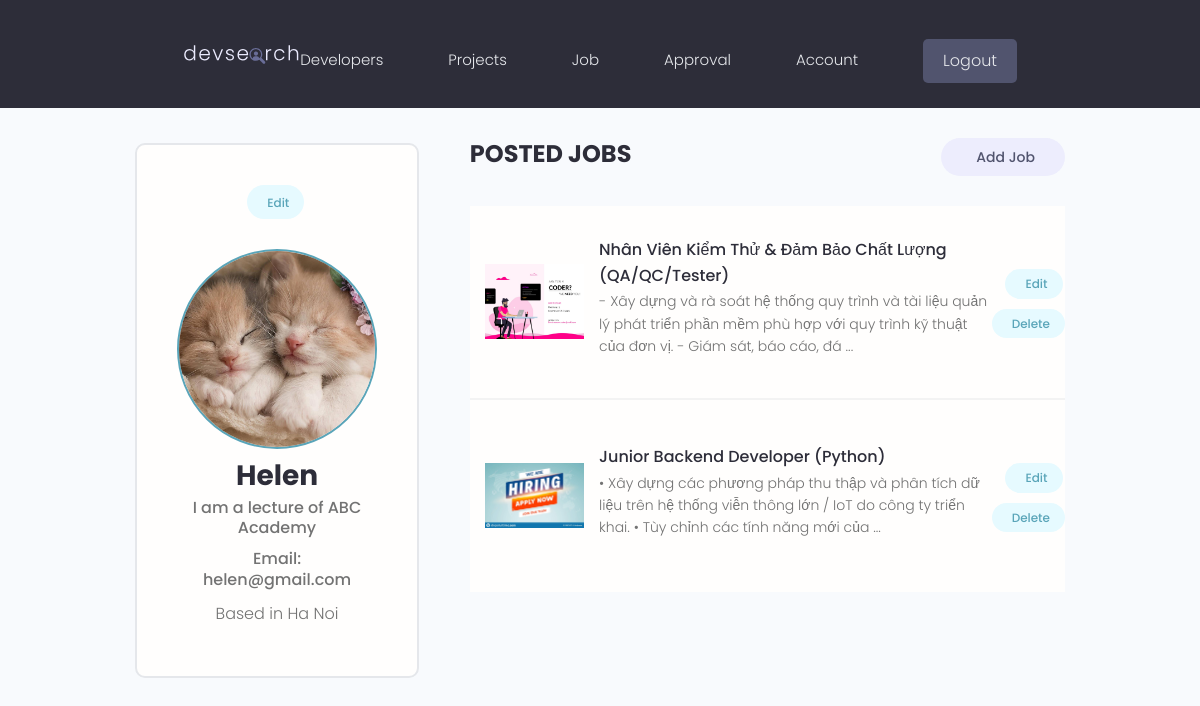
The app's page /jobs/l_profile/ (signed in) with its own data.
### users/models.py (models this page shows, shortened)
class Lecture(models.Model):
    user = models.OneToOneField(
        User, on_delete=models.CASCADE, primary_key=True)
    email = models.EmailField(max_length=255, blank=True, null=True)
    username = models.CharField(max_length=255, blank=True, null=True)
    location = models.CharField(max_length=200, blank=True, null=True)
    short_intro = models.CharField(max_length=200, blank=True, null=True)
    profile_image = models.ImageField(
        null=True, blank=True, upload_to='profiles/', default="profiles/user-default.png")
    created = models.DateTimeField(auto_now_add=True)
    id = models.UUIDField(default=uuid.uuid4, editable=False, unique=True)

class User(AbstractUser):
    is_student = models.BooleanField(default=False)
    is_lecture = models.BooleanField(default=False)
    first_name = models.CharField(max_length=255)
    last_name = models.CharField(max_length=255)

### jobs/models.py (models this page shows, shortened)
class JobPost(models.Model):
    title = models.CharField(max_length=255)
    job_image = models.ImageField(
        null=True, blank=True, upload_to='jobs/', default="profiles/user-default.png")
    author = models.ForeignKey(
        Lecture, null=True, blank=True, on_delete=models.CASCADE)
    company_name = models.CharField(max_length=255, null=True, blank=True)
    company_location = models.CharField(max_length=255, null=True, blank=True)
    company_phone = models.CharField(max_length=255, null=True, blank=True)
    company_email = models.CharField(max_length=255, null=True, blank=True)
    jobs_desc = models.TextField(max_length=10000, null=True, blank=True)
    jobs_tags = models.ManyToManyField(
        'Need', blank=True, related_name='needs')
    jobs_required = models.IntegerField(null=True, blank=True, default=1)
    updated = models.DateTimeField(auto_now=True, auto_now_add=False)
    timestamp = models.DateTimeField(auto_now=False, auto_now_add=True)
    archived = models.BooleanField(default=False, editable=True)
    id = models.UUIDField(default=uuid.uuid4, unique=True,
                          primary_key=True, editable=False)
    class Meta:
        ordering = ["-timestamp", "-updated"]

### jobs/views.py (the view)
# urls.py: path('l_profile/', views.lectureProfile, name='l_profile'),
@login_required(login_url='login')
def lectureProfile(request):
    l_profile = Lecture.objects.get(user=request.user)
    post = l_profile.jobpost_set.all()
    context = {'l_profile': l_profile, 'jobs': post}
    return render(request, 'jobs/lectureprofile.html', context)

### jobs/templates/jobs/lectureprofile.html (shortened to what this page needs)
{% extends 'main.html' %}
{% block content %}
<main class="settingsPage profile my-md">
    <div class="container">
      <div class="layout">
        <div class="column column--1of3">
          <div class="card text-center">
            <div class="card__body dev">
              <a class="tag tag--pill tag--main settings__btn" href="{% url 'editLProfile' %}"> Edit</a>
              <img class="avatar avatar--xl dev__avatar" src="{{l_profile.profile_image.url}}" alt="Profile Image"/>
              <h2 class="dev__name">{{l_profile.user}}</h2>
              <p class="dev__title">{{l_profile.short_intro}}</p>
              <p class="dev__title">Email: {{l_profile.email}}</p>
              <p class="dev__location">Based in {{l_profile.location}}</p>
            </div>
          </div>
        </div>
        <div class="column column--2of3">
          <div class="settings">
            <h3 class="settings__title">Posted Jobs</h3>
            <a class="tag tag--pill tag--sub settings__btn tag--lg" href="{% url 'addjob' %}"> Add Job</a>
          </div>
          <table class="settings__table">
            {% if jobs %}
            {% for post in jobs %}
            <tr>
              <td class="settings__thumbnail">
                <a href="{% url 'job' post.id%}"><img src="{{post.job_image.url}}" alt="Jobs Thumbnail" /></a>
              </td>
              <td class="settings__tableInfo">
                <a href="{% url 'job' post.id%}">{{post.title}}</a>
                <p>
                  {{post.jobs_desc|slice:"150"}} ...
                </p>
              </td>
              <td class="settings__tableActions">
                <a class="tag tag--pill tag--main settings__btn" href="{% url 'updatejob' post.id%}"> Edit</a>
                <a class="tag tag--pill tag--main settings__btn" href="{% url 'deletejob' post.id%}">
                  Delete</a>
              </td>
            </tr>
            {% endfor %}
            {% endif %}
          </table>
        </div>
      </div>
    </div>
  </main>
{% endblock content %}

### static/styles/app.css (style rules this page uses)
:root { --color-sub: #2d2d39; }
.card { border: 2px solid var(--color-light); }
img { width: 100%; }
.profile .card > .dev { padding: 4rem; }
.dev__avatar { display: block; margin: auto; }
.dev__name { color: var(--color-sub); font-size: 2.8rem; font-weight: 700; margin-top: 1rem; margin-bottom: 0.5rem; }
.dev__title { font-size: 1.6rem; font-weight: 500; line-height: 1.3; }
.dev__location { margin-top: 1rem; }
.settingsPage .dev > .settings__btn { display: inline-block; margin-bottom: 3rem; }
.settings { display: flex; justify-content: space-between; align-items: center; }
.settings__title { font-size: 2.4rem; text-transform: uppercase; font-weight: 700; color: var(--color-sub); }
.settings__table { margin-top: 3rem; margin-bottom: 5rem; padding: 0 3rem; background: var(--color-white); }
.settings__table tr { width: 100%; }
.settings__table tr > td { padding: 2rem 0; }
.settings__table tr:not(:last-child) td { border-bottom: 2px solid var(--color-white-light); }
.settings__thumbnail { width: 23%; min-width: 10rem; }
.settings__thumbnail img { padding-right: 3rem; height: 15rem; object-fit: contain; margin-left: 15px; }
.settings__tableInfo { width: 100%; }
.settings__tableInfo h4, .settings__tableInfo a { padding-right: 1rem; width: auto; font-size: 1.6rem; font-weight: 500; color: var(--color-sub); }
.settings__tableInfo p { font-size: 1.4rem; }
.settings__tableActions { text-align: right; }

### static/uikit/styles/modules/_variables.css (style rules this page uses)
:root { --color-main: #5aa5b9; --color-main-light: #e6faff; --color-sub: #3f4156; --color-sub-light: #51546e; --color-sub-lighter: #ededfd; --color-text: #737373; --color-gray: #8b8b8b; --color-light: #e5e7eb; --color-light-gray: #767676; --color-bg: #f8fafd; --color-white: #fffefd; --color-white-light: #f3f3f3; --color-success: #359e64; --color-success-bg: #def8e8; --color-error: #fc4b0b; --color-error-bg: #fff2ee; --font-base: 'Poppins', arial, helvetica, 'Segoe UI', roboto, ubuntu, sans-serif; --font-monospace: 'Fira Code', 'Courier New', courier, monospace; --font-regular: 300; --font-medium: 500; --font-bold: 700; --generic-shadow: 1px 1px 5px #00000010; --generic-transition: all 0.3s ease-in-out; }

### static/uikit/styles/modules/_base.css (style rules this page uses)
* { margin: 0; padding: 0; box-sizing: border-box; text-rendering: optimizeLegibility; color: inherit; font-size: inherit; }
html { font-size: 50%; }
@media only screen and (min-width: 480px) { html { font-size: 56.25%; } }
@media only screen and (min-width: 1200px) { html { font-size: 62.5%; } }
body { line-height: 1.6; font-weight: 400; font-size: 1.5rem; color: var(--color-text); background-color: var(--color-bg); min-height: 100vh; }

### static/uikit/styles/modules/_typography.css (style rules this page uses)
* { font-family: var(--font-base); }
h2 { font-size: 3.6rem; font-weight: var(--font-bold); }
h3 { font-size: 3.2rem; font-weight: var(--font-medium); }
p, span, strong { font-size: 1.6rem; color: var(--color-text); font-weight: var(--font-regular); }
a { padding-bottom: 2px; text-decoration: none; display: inline-block; color: var(--color-main); font-weight: var(--font-medium); }

### static/uikit/styles/modules/_utilities.css (style rules this page uses)
.container { width: 92%; max-width: 165rem; margin: 0 auto; box-sizing: border-box; }
@media screen and (min-width: 1000px) { .container { width: 90%; } }
@media screen and (min-width: 1200px) { .container { width: 80%; } }
.text-center { text-align: center; }
.my-md { margin: 3rem auto; }

### static/uikit/styles/modules/_avatar.css (style rules this page uses)
.avatar { border-radius: 50%; border: 2px solid var(--color-main); object-fit: cover; }
.avatar--xl { height: 20rem; width: 20rem; }

### static/uikit/styles/modules/_card.css (style rules this page uses)
.card { border-radius: 1rem; background-color: var(--color-white); border: 1.5px solid var(--color-light); width: auto; height: auto; margin-top: 0.5rem; margin-bottom: 0.5rem; overflow: hidden; }
.card__body, .card__header { padding: 2rem 2.5rem; }

### static/uikit/styles/modules/_tag.css (style rules this page uses)
.tag { display: inline-flex; align-items: center; background-color: var(--color-sub); height: -webkit-fit-content; height: -moz-fit-content; height: fit-content; width: -webkit-fit-content; width: -moz-fit-content; width: fit-content; border-radius: 0.5rem; padding: 0.5rem 1.5rem; font-size: 1.2rem; cursor: pointer; }
.tag:not(:last-child) { margin-right: 0.25rem; margin-bottom: 0.75rem; }
.tag--pill { border-radius: 5rem; }
.tag--main, .tag--main > small { background: var(--color-main-light); color: var(--color-main); font-weight: 500; }
.tag--sub, .tag--sub > small { background: var(--color-sub-lighter); color: var(--color-sub-light); font-weight: 500; }
.tag--lg { padding: 0.8rem 3rem; font-size: 1.4rem; }

### records on screen
Lecture: profile_image (picture), user "Helen", short_intro "I am a lecture of ABC Academy", email "helen@gmail.com", location "Ha Noi"
JobPost: job_image (picture), title "Nhân Viên Kiểm Thử & Đảm Bảo Chất Lượng (QA/QC/Tester)", jobs_desc "- Xây dựng và rà soát hệ thống quy trình và tài liệu quản lý phát triển phần mềm phù hợp với quy trình kỹ thuật của đơn vị. - Giám sát, báo cáo, đá"
JobPost: job_image (picture), title "Junior Backend Developer (Python)", jobs_desc "• Xây dựng các phương pháp thu thập và phân tích dữ liệu trên hệ thống viễn thông lớn / IoT do công ty triển khai. • Tùy chỉnh các tính năng mới của"
